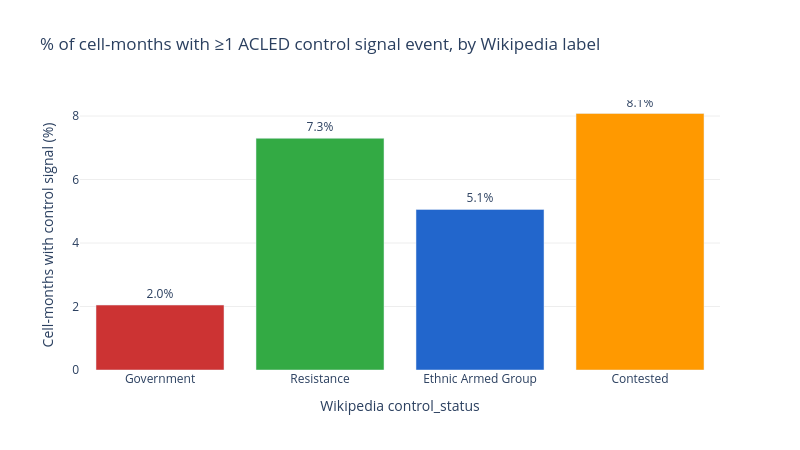

Source (notebook cell):
### Code cell
# ── Rate of control signals per cell-month by Wikipedia label ─
ctrl_rate = (
    panel.groupby('control_status')
         .agg(
             total_cell_months   = ('priogrid_gid', 'count'),
             total_ctrl_signals  = ('control_signals', 'sum'),
             pct_with_signal     = ('control_signals', lambda x: (x > 0).mean()),
             mean_signals        = ('control_signals', 'mean'),
         )
         .reindex(label_order)
)

print('Control signal rate by Wikipedia label:')
print(ctrl_rate.to_string())

# ── Plotly bar: control signal rate ───────────────────────────
fig = go.Figure()
fig.add_trace(go.Bar(
    x=[l.replace('_', ' ').title() for l in label_order],
    y=ctrl_rate.loc[label_order, 'pct_with_signal'].values * 100,
    marker_color=[WIKI_COLOURS[l] for l in label_order],
    text=[f"{v:.1f}%" for v in ctrl_rate.loc[label_order, 'pct_with_signal'].values * 100],
    textposition='outside',
))
fig.update_layout(
    title='% of cell-months with ≥1 ACLED control signal event, by Wikipedia label',
    xaxis_title='Wikipedia control_status',
    yaxis_title='Cell-months with control signal (%)',
    width=800, height=450,
    plot_bgcolor='white',
    yaxis=dict(gridcolor='rgba(0,0,0,0.07)')
)
fig.show()

### Figure 1 — Plotly figure (JSON) as saved in the notebook; plotly's stock layout.template omitted (floating-point values rounded to 4 significant figures)
{"data": [{"marker": {"color": ["#CC3333", "#33AA44", "#2266CC", "#FF9900"]}, "text": ["2.0%", "7.3%", "5.1%", "8.1%"], "textposition": "outside", "type": "bar", "x": ["Government", "Resistance", "Ethnic Armed Group", "Contested"], "y": [2.046, 7.299, 5.057, 8.081]}], "layout": {"height": 450, "plot_bgcolor": "white", "title": {"text": "% of cell-months with ≥1 ACLED control signal event, by Wikipedia label"}, "width": 800, "xaxis": {"title": {"text": "Wikipedia control_status"}}, "yaxis": {"gridcolor": "rgba(0,0,0,0.07)", "title": {"text": "Cell-months with control signal (%)"}}}}
